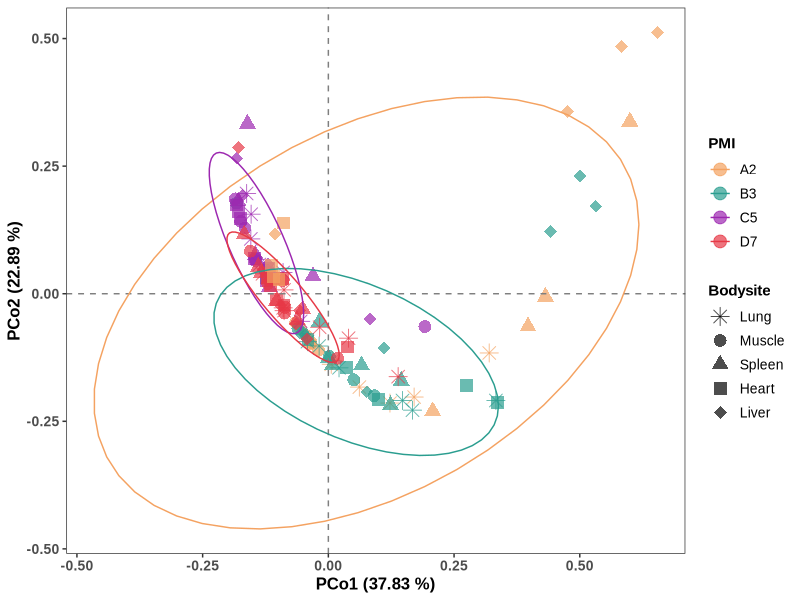
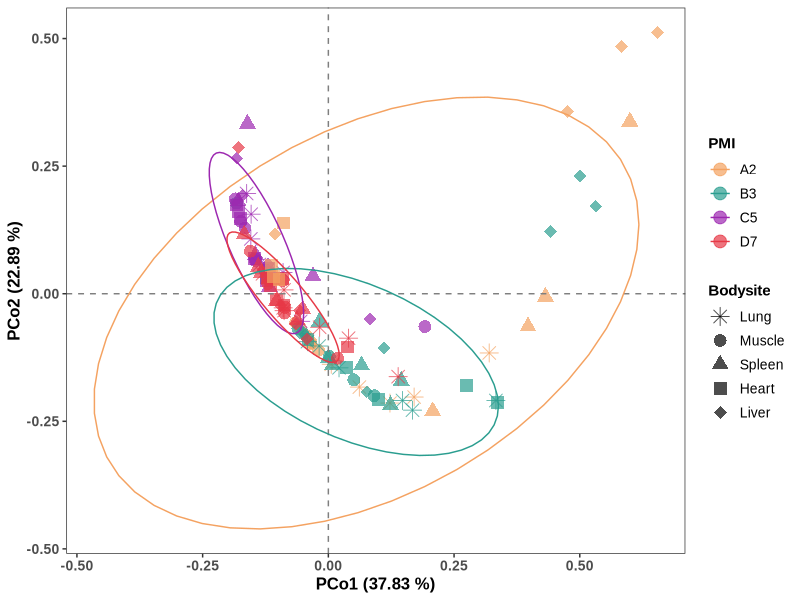

Write R code to recreate these figures, in order.
# Figure 3C: Bacteria PCoA
library(ape)
library(RColorBrewer)
library(ggplot2)
library(vegan)

setwd("D:/PMI_Project/Figure 3")
output_dir <- file.path(getwd(), "results")
dir.create(output_dir, showWarnings = FALSE, recursive = TRUE)

data <- read.csv("ASV.csv", row.names = 1, stringsAsFactors = FALSE)
data <- t(data)

group <- read.csv("group.csv", row.names = 1, stringsAsFactors = FALSE)

common_samples <- intersect(rownames(data), rownames(group))
data <- data[common_samples, ]
group <- group[common_samples, ]

dis <- vegdist(data, "bray")
pcoa <- pcoa(dis)
axes <- as.data.frame(pcoa$vectors)
axes <- cbind(axes, group[rownames(axes), ])

eigval <- round(pcoa$values$Relative_eig * 100, digits = 2)

custom_day2_colors <- c(
  "D7" = "#E63946",
  "B3" = "#2A9D8F",
  "A2" = "#F4A261",
  "C5" = "#9C27B0"
)

bodysite_shapes <- c(8, 16, 17, 15, 18)
names(bodysite_shapes) <- unique(axes$Bodysite)

p <- ggplot(axes, aes(x = Axis.1, y = Axis.2, colour = Day2, shape = Bodysite)) +
  geom_point(size = 4, alpha = 0.7) +
  scale_colour_manual(
    name = "PMI",
    values = custom_day2_colors,
    breaks = unique(axes$Day2)
  ) +
  scale_shape_manual(
    name = "Bodysite",
    values = bodysite_shapes,
    breaks = unique(axes$Bodysite)
  ) +
  xlab(paste0("PCo1 (", eigval[1], " %)")) +
  ylab(paste0("PCo2 (", eigval[2], " %)")) +
  geom_vline(xintercept = 0, linetype = 2, color = "gray50") +
  geom_hline(yintercept = 0, linetype = 2, color = "gray50") +
  stat_ellipse(aes(group = Day2), level = 0.95, linetype = 1) +
  theme_bw(base_family = "Arial") +
  theme(
    text = element_text(family = "Arial", color = "black"),
    axis.text = element_text(size = 10, face = "bold"),
    axis.title = element_text(size = 12, face = "bold"),
    legend.title = element_text(size = 11, face = "bold"),
    legend.text = element_text(size = 10),
    legend.position = "right",
    panel.grid = element_blank()
  )

print(p)
ggsave("Figure3C_bacteria_PCoA.png", p, width = 8, height = 6, dpi = 300)
